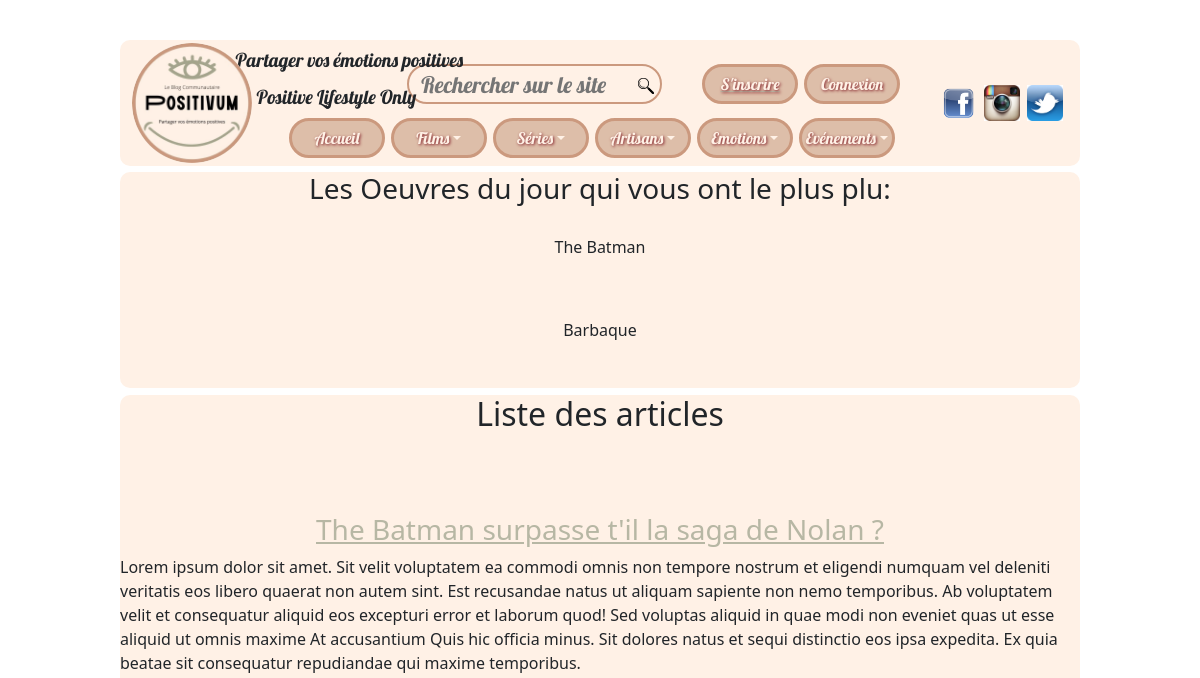
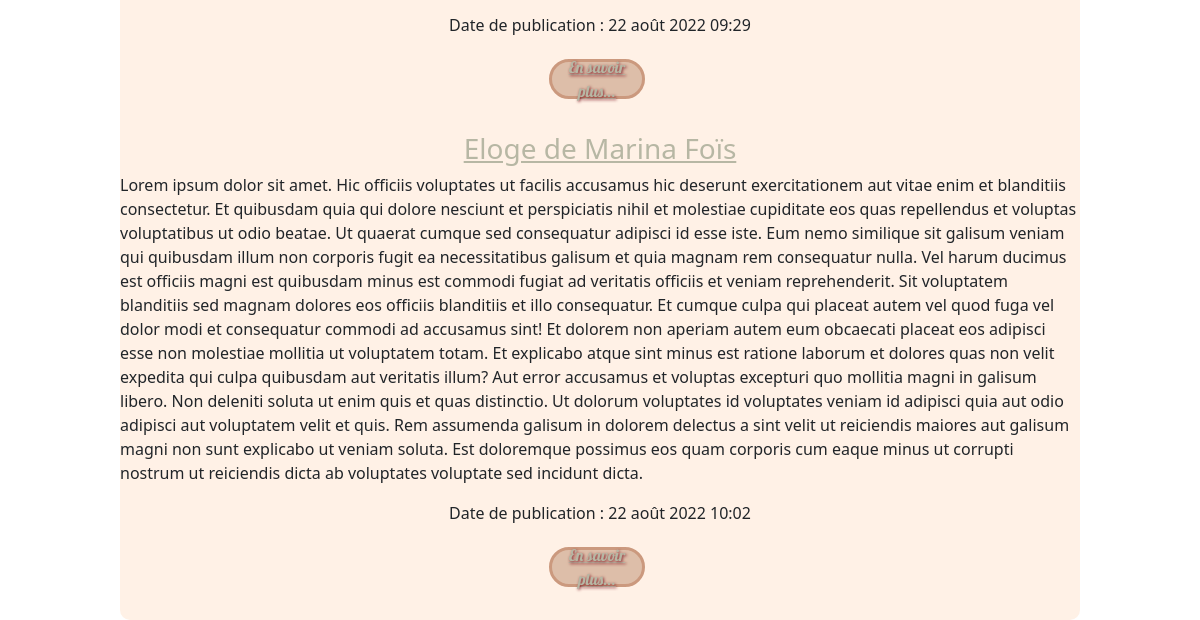
Before: / with the older database file (2 pictures, top to bottom).
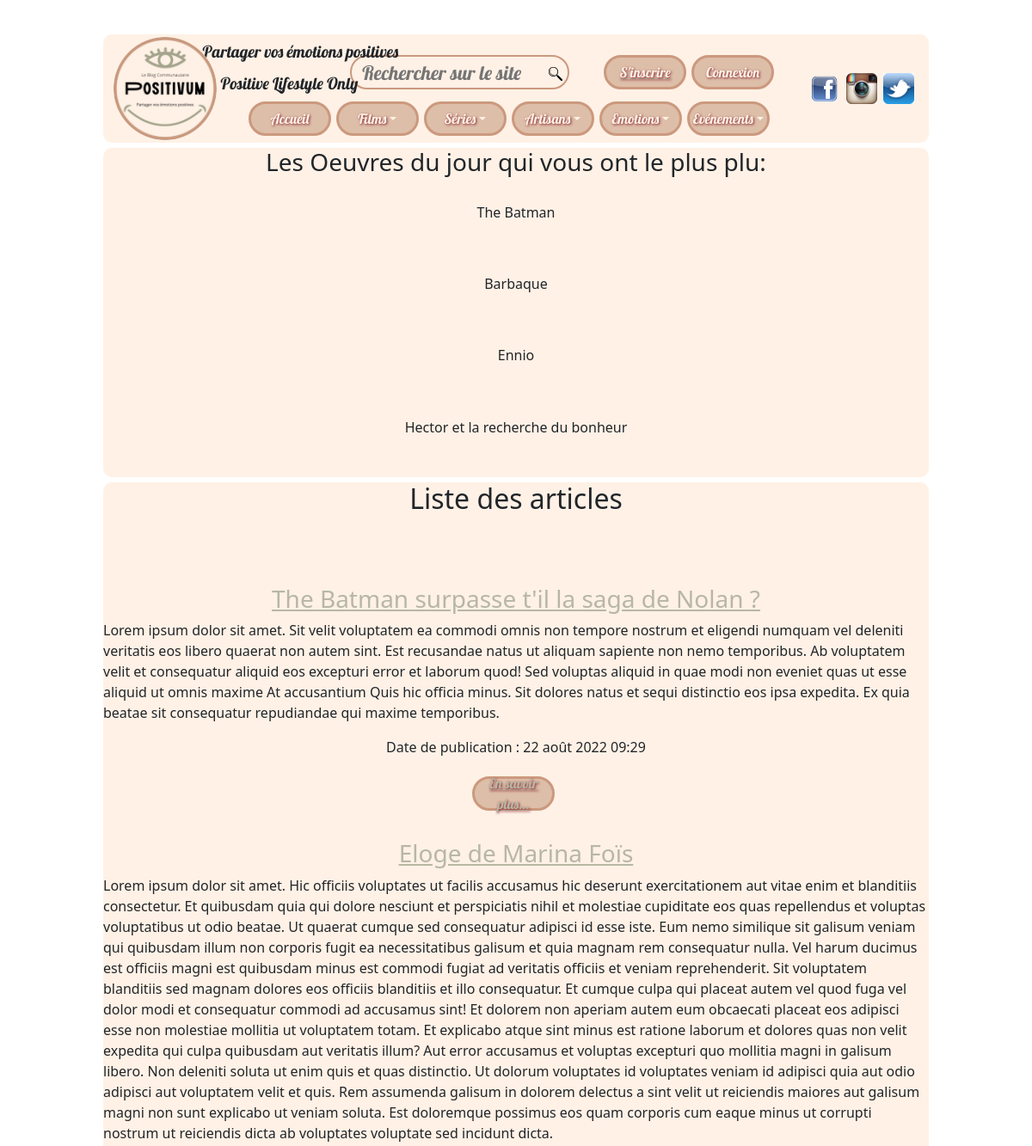
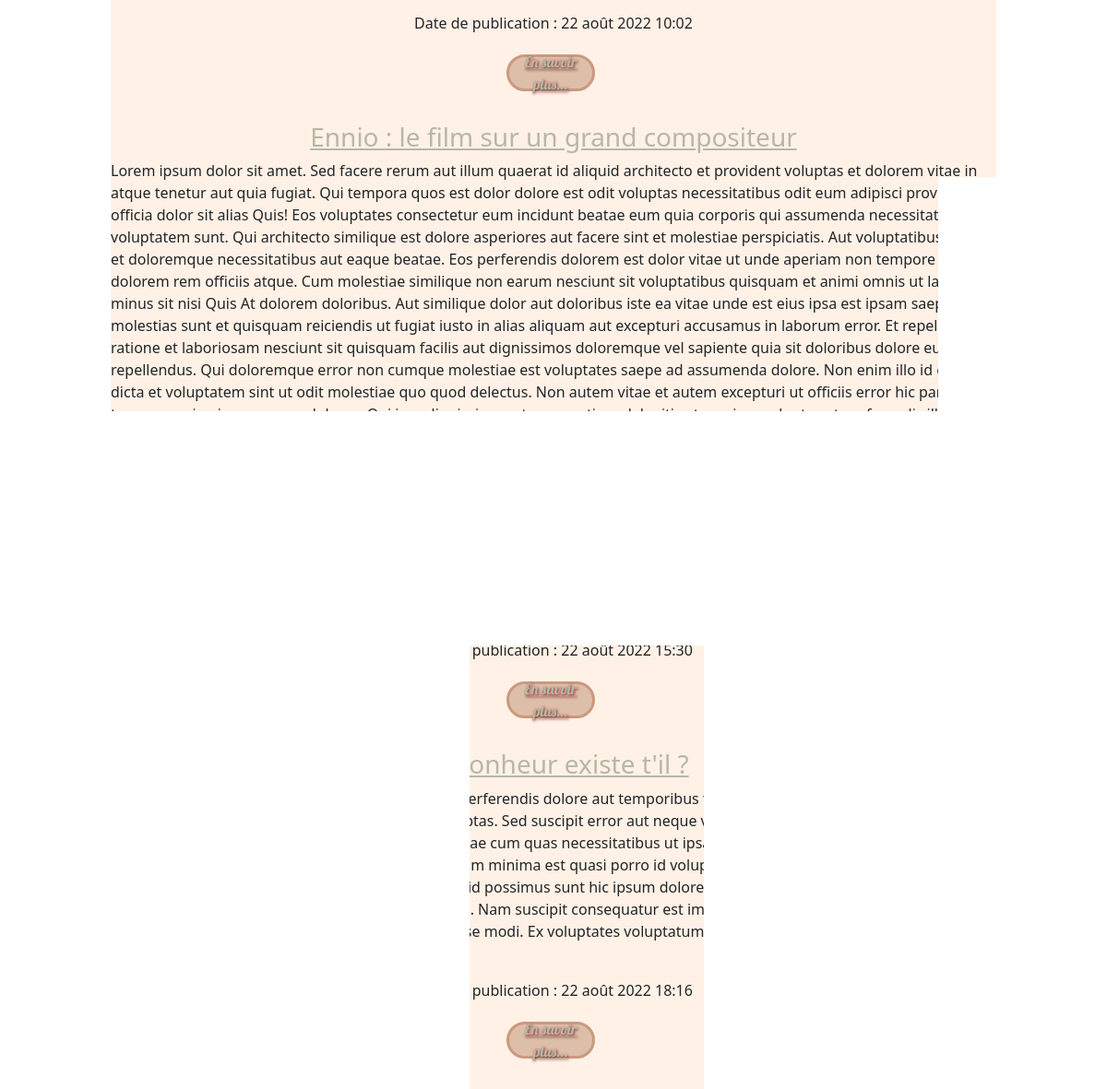
After: the same page with the newer database file (2 pictures, top to bottom).
### blog/models.py (models this page shows, shortened)
class Oeuvre(models.Model):
    nom_oeuvre = models.CharField(max_length=100)
    synopsis_oeuvre = models.TextField(blank=True)
    visuel_oeuvre = models.ImageField(upload_to='visuel_oeuvre', blank=True)
    video_oeuvre = models.FileField(upload_to='videos_oeuvre', null=True, blank=True, validators=[FileExtensionValidator(allowed_extensions=['MOV','avi','mp4','webm','mkv'])])
    categorie_oeuvre = models.ForeignKey(Categorie_oeuvre, on_delete=models.CASCADE)
    type_oeuvre = models.ForeignKey(Type_oeuvre, on_delete=models.CASCADE)
    professionnel = models.ManyToManyField(Professionnel, blank=True)

class Article(models.Model):
    STATUS_CHOICES = (
        ('brouillon', 'Brouillon'),
        ('publié', 'Publié'),
    )
    titre_article = models.CharField(max_length=200)
    slug_article = models.SlugField(max_length=200, null=True)
    visuel_article = models.ImageField(upload_to="visuel_article", blank=True, null=True)
    corps_article = models.TextField(blank=True)
    date_creation_article = models.DateTimeField(auto_now_add=True, null=True)
    date_maj_article = models.DateTimeField(auto_now=True, null=True)
    status_article = models.CharField(choices=STATUS_CHOICES, default='brouillon', max_length=10)
    publish = models.DateTimeField(default=timezone.now())
    auteur = models.ForeignKey(User, on_delete=models.SET_NULL, null=True)
    citer = models.ManyToManyField(Citation, blank=True)
    ressentir = models.ManyToManyField(Emotion, blank=True)
    oeuvrer = models.ManyToManyField(Oeuvre)
    def __str__(self):
        return self.titre_article

### blog/views.py (the view)
# urls.py: path('', views.index, name='index'),
def index(request):
    oeuvres = Oeuvre.objects.all()
    articles = Article.objects.all()
    print(articles)
    return render(request, 'blog/index.html', {"oeuvres": oeuvres, 'articles': articles})

### blog/templates/blog/index.html (shortened to what this page needs)
<!DOCTYPE html>
{% load static %}
<html>
<head>
    <link href="https://cdn.jsdelivr.net/npm/bootstrap@5.1.3/dist/css/bootstrap.min.css" rel="stylesheet">
    <link rel="stylesheet" href="{% static 'blog/positivum1.css' %}">
</head>
<body>
    <div id="global">
        <header>
            <a href="./index.html" id="logobox"><img src="{% static 'blog/img/logo.jpg' %}" id="logo" alt="Logo" title="Positivum"></a>
            <section id="centre_header">
                <div id=head_header>
                    <div id="slogan">
                        <p id="p1">Partager vos émotions positives</p>
                        <p id="p2">Positive Lifestyle Only</p>
                    </div>
                    <form id="searchbar"action="mapage" method="post">
                        <div id="searchbar1">
                            <input type="search" id="recherche" nom="barre" placeholder="Rechercher sur le site" >
                            <a href="https://www.google.fr" target="_blank"><img src="{% static 'blog/img/loupe.png' %}" id="loupe" alt="loupe"></a>
                        </div>
                    </form>
                    <div id="connexion">
                        <a href="https://www.google.fr" target="_blank"><button type="button" class="boutonstyle" name="inscription">S'inscrire</button></a>
                        <button type="button" class="boutonstyle" name=connexion>Connexion</button>
                    </div>
                </div>
                <div id=bottom_header>
                    <nav id="navbar" class="navbar navbar-expand-md justify-content-center">
                        <ul class="navbar-nav" id="menu" class="menu">
                            <li class="nav-item-active">
                                <a class="boutonstyle nav-link" href="#">Accueil</a>
                            </li>
                            <li class="nav-item dropdown">
                                <a class="boutonstyle nav-link dropdown-toggle" href="#" data-bs-toggle="dropdown">Films</a>
                            </li>
                            <li class="nav-item dropdown">
                                <a class="boutonstyle nav-link dropdown-toggle" href="#" data-bs-toggle="dropdown">Séries</a>
                            </li>
                            <li class="nav-item dropdown">
                                <a class="boutonstyle nav-link dropdown-toggle" href="#" data-bs-toggle="dropdown">Artisans</a>
                            </li>
                            <li class="nav-item dropdown">
                                <a class="boutonstyle nav-link dropdown-toggle" href="#" data-bs-toggle="dropdown">Emotions</a>
                            </li>
                            <li class="nav-item dropdown">
                                <a class="boutonstyle nav-link dropdown-toggle" href="#" data-bs-toggle="dropdown">Evénements</a>
                            </li>
                        </ul>
                    </nav>
                </div>
            </section>
            <span id="res_soc">
                <a href="https://fr-fr.facebook.com/"><img src="{% static 'blog/img/facebook.png' %}" class="ressoc" alt="facebook" name="facebook"></a>
                <a href="https://www.instagram.com/"><img src="{% static 'blog/img/instagram.png' %}" class="ressoc" alt="instagram" name="instagram"></a>
                <a href="https://twitter.com/"><img src="{% static 'blog/img/twitter.png' %}" class="ressoc" alt="twitter" name="twitter"></a>
            </span>
        </header>
        <div id="contenu">
            <h3>Les Oeuvres du jour qui vous ont le plus plu:</h3>
            <h6>{% for i in oeuvres %}
            <p><h6>{{ i.nom_oeuvre }}</h6></p></br>
            {% endfor %}
        </div>
        <div id="contenu">
            <h2>Liste des articles</h2>
            <br><br><br>
    {% for article in articles%}
        <h3><a href="/{% url 'article_detail' article.slug_article %}/">{{article.titre_article}}</a></h3>
        <p>{{article.corps_article}}</p>
        <p>Date de publication : {{article.date_creation_article}}</p>
        <button class="boutonstyle"><a href="/{% url 'article_detail' article.slug_article %}/">En savoir plus...</a></button>
    {% endfor %}
        </div>
    </div>
     <section>
        <ul class="cb-slideshow">
        </ul>
    </section>
</body>

### blog/static/blog/positivum1.css (style rules this page uses)
:root { --couleur-fond: #FFF1E6; --couleur1 : #cb997e; --couleur2 : #eddcd2; --couleur3 : #f0efeb; --couleur4 : #ddbea9; --couleur5 : #a5a58d; --couleur6 : #b7b7a4; --font : 'Lobster'; }
* { margin : 0px; padding : 0px; border: none; text-decoration: none; list-style-type: none; box-sizing : border-box; }
body { display : flex; justify-content : center; height: 100%; }
#global { width: 100%; display: flex; z-index: 9; flex-direction: column; align-items: center; }
header { width: 80%; justify-content: space-around; display : flex; background-color: var(--couleur-fond); margin-top: 5vh; border-radius : 10px 10px; z-index : 9; }
#contenu { width: 80%; justify-content: space-around; display : flex; flex-direction: column; align-items: center; background-color: var(--couleur-fond); margin-top: 0.8vh; border-radius : 10px 10px; z-index : 2; }
#logobox { display : flex; align-self : center; z-index: 9; }
#logo { height: 10vw; border-radius:100%; }
#centre_header { display:flex; flex-direction: column; justify-content: space-evenly; }
#head_header { display : flex; justify-content: space-evenly; height: 8vh; }
#slogan { z-index: 8; display : flex; flex-direction : column; font-family: var(--font); font-size : 120%; text-align: center; padding-top : 0.5vw; height: 10vh; width: 10vw; margin-left: -4vw; margin-right: 1vw; animation-duration : 5s; animation-name: slogan_zoom; }
#p1 { margin-bottom: 0.5rem; width: max-content; }
#p2 { margin-left: 1.3rem; width: max-content; margin-bottom: 0.5rem; }
#connexion { display : flex; align-self: end; justify-content: space-between; }
#res_soc { display : flex; align-items : center; justify-content : space-evenly; }
.ressoc { height: 3vw; padding-right: 0.2vw; margin: 0.2vw; }
#searchbar { display: flex; height: 5vh; width: 50%; justify-content: center; align-self: end; }
#searchbar1 { display: flex; border:#cb997e 2px solid; border-radius : 30px; height: 5vh; width: 80%; justify-content: center; align-self: center; }
#recherche { width: 100%; background-color: var(--couleur-fond); height: 70%; border: none; margin-left: 0.5vw; padding-left : 0.5vw; font-family: var(--font); font-size: 1.9vw; align-self: center; }
#loupe { height : 2vh; margin-top: 1vw; margin-right:0.5vw; }
a, li, a:hover, li:hover, a:visited, li:visited { color:var(--couleur6); }
.boutonstyle { display:flex; background-color: #ddbea9; width : 8vw; height: 5vh; justify-content: center; align-items: center; color : var(--couleur-fond); margin-right : 0.5vw; margin-top: 0.5vw; font-size: 100%; font-family: var(--font); text-align: center; border: 3px #cb997e solid; border-radius : 30px; text-shadow: 1px 1px 3px #842029; cursor:pointer; transition: 1s; }
.cb-slideshow, .cb-slideshow:after { position: fixed; width: 100%; height: 100%; top: 0px; left: 0px; z-index: 0; }

Changed rows visible on the page:
added Oeuvre: nom_oeuvre "Ennio"
added Oeuvre: nom_oeuvre "Hector et la recherche du bonheur"
added Article: titre_article "Ennio : le film sur un grand compositeur", corps_article "Lorem ipsum dolor sit amet. Sed facere rerum aut illum quaerat id aliquid architecto et provident voluptas et dolorem vitae in atque tenetur aut quia fugiat. Qui tempora quos est dolor dolore est odit voluptas necessitatibus odit eum adipisci provident id officia dolor sit alias Quis! Eos voluptates consectetur eum incidunt beatae eum quia corporis qui assumenda necessitatibus 33 voluptatem sunt. Qui architecto similique est dolore asperiores aut facere sint et molestiae perspiciatis. Aut voluptatibus nemo et doloremque necessitatibus aut eaque beatae. Eos perferendis dolorem est dolor vitae ut unde aperiam non tempore dolorem rem officiis atque. Cum molestiae similique non earum nesciunt…", date_creation_article "22 août 2022 15:30"
added Article: titre_article "Le bonheur existe t'il ?", corps_article "Lorem ipsum dolor sit amet. Rem dolor minima in perferendis dolore aut temporibus tenetur. Vel asperiores neque sit ipsam itaque At suscipit accusamus eum repellendus voluptas. Sed suscipit error aut neque voluptate hic doloribus nihil sed modi optio ex provident voluptatem. Est totam repudiandae cum quas necessitatibus ut ipsam galisum non expedita debitis 33 dolor mollitia sed quia totam ut distinctio quis. Non galisum minima est quasi porro id voluptas odit non placeat velit in debitis sapiente aut expedita molestiae. Non velit dolorem id possimus sunt hic ipsum dolore ea repudiandae illum qui nihil architecto! Et deserunt optio aut odio velit est modi laboriosam. Nam suscipit…", date_creation_article "22 août 2022 18:16"
